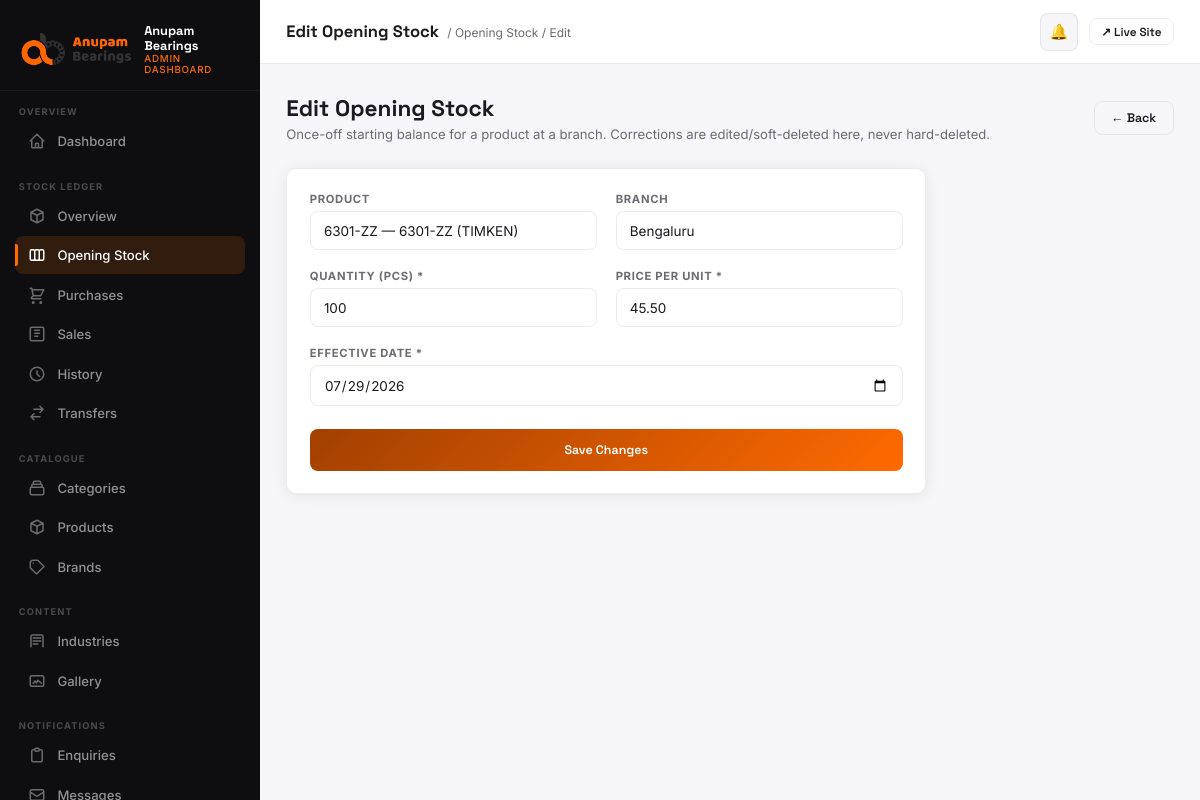
/dashboard/stock/opening/10/edit/ (signed in), run on the app's committed database.
### stock_ledger/models.py (models this page shows, shortened)
class AuditModel(models.Model):
    created_by = models.ForeignKey(
        settings.AUTH_USER_MODEL, on_delete=models.PROTECT, related_name='+', null=True
    )
    created_at = models.DateTimeField(auto_now_add=True)
    updated_by = models.ForeignKey(
        settings.AUTH_USER_MODEL, on_delete=models.PROTECT, related_name='+', null=True, blank=True
    )
    updated_at = models.DateTimeField(auto_now=True)
    is_deleted = models.BooleanField(default=False)
    deleted_by = models.ForeignKey(
        settings.AUTH_USER_MODEL, on_delete=models.PROTECT, related_name='+', null=True, blank=True
    )
    deleted_at = models.DateTimeField(null=True, blank=True)
    class Meta:
        abstract = True

class OpeningStock(AuditModel):
    product = models.ForeignKey('products.Product', on_delete=models.PROTECT, related_name='opening_stock_entries')
    branch = models.ForeignKey(Branch, on_delete=models.PROTECT, related_name='opening_stock_entries')
    quantity = models.PositiveIntegerField()
    price = models.DecimalField(max_digits=12, decimal_places=2)
    total_price = models.DecimalField(max_digits=14, decimal_places=2)
    effective_date = models.DateField(default=timezone.localdate)
    import_batch = models.CharField(max_length=64, blank=True, db_index=True)
    class Meta:
        ordering = ['-effective_date', '-created_at']
        verbose_name_plural = 'Opening stock entries'

class Branch(models.Model):
    name = models.CharField(max_length=120)
    slug = models.SlugField(unique=True)
    code = models.CharField(max_length=20, unique=True)
    address = models.TextField(blank=True)
    is_active = models.BooleanField(default=True)
    created_at = models.DateTimeField(auto_now_add=True)
    class Meta:
        ordering = ['name']

### products/models.py (models this page shows, shortened)
class Product(models.Model):
    category = models.ForeignKey(Category, on_delete=models.CASCADE, related_name='products')
    brand = models.ForeignKey(Brand, on_delete=models.PROTECT, related_name='products')
    name = models.CharField(max_length=200)
    slug = models.SlugField(unique=True)
    sku = models.CharField(
        max_length=64, db_index=True,
        help_text="Part/model code (e.g. 6001-ZZ). Identifies this product in the Stock Ledger and the Opening Stock Excel import."
    )
    description = models.TextField(blank=True)
    specifications = models.JSONField(default=dict, blank=True)
    needs_excel_table = models.BooleanField(default=False)
    excel_table_file = models.FileField(upload_to=product_excel_upload_to, blank=True, null=True)
    excel_table_data = models.JSONField(default=dict, blank=True)
    image = models.ImageField(upload_to='products/', blank=True, null=True)
    is_featured = models.BooleanField(default=False)
    created_at = models.DateTimeField(auto_now_add=True)
    class Meta:
        unique_together = [('sku', 'brand')]

class Brand(models.Model):
    name = models.CharField(max_length=120)
    slug = models.SlugField(unique=True)
    is_active = models.BooleanField(default=True)
    order = models.IntegerField(default=0)
    class Meta:
        ordering = ['order', 'name']

### stock_ledger/views.py (the view, shortened to what this page needs)
# urls.py: path('opening/<int:pk>/edit/', views.opening_stock_edit, name='opening_stock_edit'),
@login_required(login_url='/dashboard/login/')
@staff_required
@role_required(UserProfile.ADMIN, UserProfile.BRANCH_STAFF)
def opening_stock_edit(request, pk):
    profile = _profile(request)
    entry = get_object_or_404(OpeningStock, pk=pk, is_deleted=False)
    require_branch_match(profile, entry.branch_id)
    return render(request, 'dashboard/stock_opening_form.html', {
        'entry': entry,
        'branches': _branch_choices(profile),
        'is_admin': _is_admin(profile),
    })

### core/context_processors.py (called while the page is built)
def seo(request):
    return build_seo_context(request)

### core/seo.py (called while the page is built)
def site_url() -> str:
    return getattr(settings, 'SITE_URL', 'https://anupambearings.com').rstrip('/')

def absolute_url(path: str) -> str:
    if not path:
        return site_url()
    parsed = urlsplit(path)
    if parsed.scheme:
        return path
    if path.startswith('/'):
        return f'{site_url()}{path}'
    return f"{site_url()}/{path.lstrip('/')}"

def build_canonical_url(request, *, path: str | None = None) -> str:
    canonical_path = path if path is not None else request.path
    return absolute_url(canonical_path)

def _serialize_schema(schema: dict) -> str:
    return json.dumps(schema, ensure_ascii=False, separators=(',', ':'))

def website_schema() -> dict:
    return {
        '@context': 'https://schema.org',
        '@type': 'WebSite',
        '@id': f'{site_url()}#website',
        'url': site_url(),
        'name': SITE_NAME,
        'alternateName': 'Anupam Bearings India',
        'description': SITE_DESCRIPTION,
        'publisher': {'@id': f'{site_url()}#organization'},
        'potentialAction': {
            '@type': 'SearchAction',
            'target': {
                '@type': 'EntryPoint',
                'urlTemplate': f'{site_url()}/products/?q={{search_term_string}}',
            },
            'query-input': 'required name=search_term_string',
        },
    }

### stock_ledger/context_processors.py (called while the page is built, shortened)
def dashboard_role(request):
    user = getattr(request, 'user', None)
    if not user or not user.is_authenticated or not user.is_staff:
        return {}
    profile = getattr(user, 'stock_profile', None)
    if profile is None:
        return {}
    return {
        'dash_role': profile.role,
        'dash_branch': profile.branch,
    }

def low_stock_alert(request):
    user = getattr(request, 'user', None)
    if not user or not user.is_authenticated or not user.is_staff:
        return {'show_low_stock_modal': False}
    profile = getattr(user, 'stock_profile', None)
    if profile is None or profile.role not in (UserProfile.ADMIN, UserProfile.BRANCH_STAFF):
        return {'show_low_stock_modal': False}
    if request.session.get('low_stock_alert_shown'):
        return {'show_low_stock_modal': False}

### stock_ledger/permissions.py (called while the page is built)
def require_branch_match(profile, branch_id):
    if profile.role == UserProfile.ADMIN:
        return
    if profile.branch_id != branch_id:
        raise PermissionDenied("You cannot access another branch's records.")

### stock_ledger/views.py (called while the page is built)
def _profile(request):
    return request.user.stock_profile

### templates/dashboard/stock_opening_form.html (shortened to what this page needs)
{% extends "dashboard/base.html" %}
{% load stock_ledger_extras %}
{% block page_title %}{% if entry %}Edit Opening Stock{% else %}Add Opening Stock{% endif %}{% endblock %}
{% block breadcrumb %}<span class="topbar-breadcrumb">/ <a href="{% url 'dashboard:stock_ledger:opening_stock_list' %}" style="color:var(--muted);text-decoration:none;">Opening Stock</a> / {% if entry %}Edit{% else %}New{% endif %}</span>{% endblock %}
{% block nav_stock_opening %}active{% endblock %}
{% block content %}
<div class="page-header">
  <div class="page-header-left">
    <h1>{% if entry %}Edit Opening Stock{% else %}Add Opening Stock{% endif %}</h1>
    <p>Once-off starting balance for a product at a branch. Corrections are edited/soft-deleted here, never hard-deleted.</p>
  </div>
  <a href="{% url 'dashboard:stock_ledger:opening_stock_list' %}" class="btn btn-ghost">← Back</a>
</div>
<form method="POST" style="max-width:640px;">
  <div class="card card-pad">
    <div class="form-grid">
      {% if entry %}
      <div class="form-row">
        <div class="form-group"><label>Product</label><input class="form-input" value="{{ entry.product|product_label }}" disabled/></div>
        <div class="form-group"><label>Branch</label><input class="form-input" value="{{ entry.branch.name }}" disabled/></div>
      </div>
      {% endif %}
      <div class="form-row">
        <div class="form-group">
          <label>Quantity (Pcs) *</label>
          <input class="form-input" type="number" name="quantity" min="1" required value="{{ entry.quantity|default:'' }}"/>
        </div>
        <div class="form-group">
          <label>Price per Unit *</label>
          <input class="form-input" type="number" step="0.01" min="0" name="price" required value="{{ entry.price|default:'' }}"/>
        </div>
      </div>
      <div class="form-group">
        <label>Effective Date *</label>
        <input class="form-input" type="date" name="effective_date" required value="{{ entry.effective_date|date:'Y-m-d' }}"/>
      </div>
    </div>
    <button type="submit" class="btn btn-primary" style="width:100%;justify-content:center;padding:0.875rem;margin-top:1.5rem;">
      {% if entry %}Save Changes{% else %}Add Opening Stock{% endif %}
    </button>
  </div>
</form>
{% endblock %}

### templates/dashboard/base.html (style rules this page uses)
*, *::before, *::after { box-sizing: border-box; margin: 0; padding: 0; }
:root { --orange: #ff6a00; --orange-dk: #a14000; --surface: #f6f5f7; --card: #ffffff; --sidebar-bg: #0e0e11; --sidebar-w: 260px; --on: #1b1b1f; --muted: #6b6b72; --border: rgba(0,0,0,0.07); --grad: linear-gradient(135deg,#a14000 0%,#ff6a00 100%); --radius: 10px; --shadow: 0 2px 16px rgba(0,0,0,0.07); --shadow-lg: 0 8px 40px rgba(0,0,0,0.12); --font-d: 'Space Grotesk', sans-serif; --font-b: 'Inter', sans-serif; }
html { font-size: 15px; -webkit-font-smoothing: antialiased; }
body { font-family: var(--font-b); background: var(--surface); color: var(--on); display: flex; min-height: 100vh; overflow-x: hidden; }
.topbar-breadcrumb { font-size: 0.8rem; color: var(--muted); margin-left: 4px; }
.page-header { display: flex; align-items: center; justify-content: space-between; margin-bottom: 1.75rem; gap: 1rem; flex-wrap: wrap; }
.page-header-left h1 { font-family: var(--font-d); font-size: 1.5rem; font-weight: 700; }
.page-header-left p { color: var(--muted); font-size: 0.875rem; margin-top: 0.2rem; }
.card { background: var(--card); border-radius: var(--radius); border: 1px solid var(--border); box-shadow: var(--shadow); }
.card-pad { padding: 1.5rem; }
.btn { display: inline-flex; align-items: center; gap: 0.4rem; padding: 0.55rem 1.1rem; border-radius: 8px; font-family: var(--font-d); font-size: 0.83rem; font-weight: 600; cursor: pointer; border: none; text-decoration: none; transition: all 0.18s; }
.btn-primary { background: var(--grad); color: #fff; }
.btn-ghost { background: transparent; color: var(--on); border: 1px solid var(--border); }
.form-grid { display: grid; gap: 1.25rem; }
.form-row { display: grid; grid-template-columns: 1fr 1fr; gap: 1.25rem; }
.form-group label { display: block; font-size: 0.75rem; font-weight: 700; letter-spacing: 0.06em; text-transform: uppercase; color: var(--muted); margin-bottom: 0.35rem; }
.form-input { width: 100%; padding: 0.7rem 0.875rem; border: 1px solid var(--border); border-radius: 8px; font-family: var(--font-b); font-size: 0.9rem; color: var(--on); background: var(--card); outline: none; transition: border-color 0.18s, box-shadow 0.18s; }

### data on the page
OpeningStock: product|product_label "6301-ZZ — 6301-ZZ (TIMKEN)", branch.name "Bengaluru", quantity "100", price "45.50", effective_date "07/29/2026"
